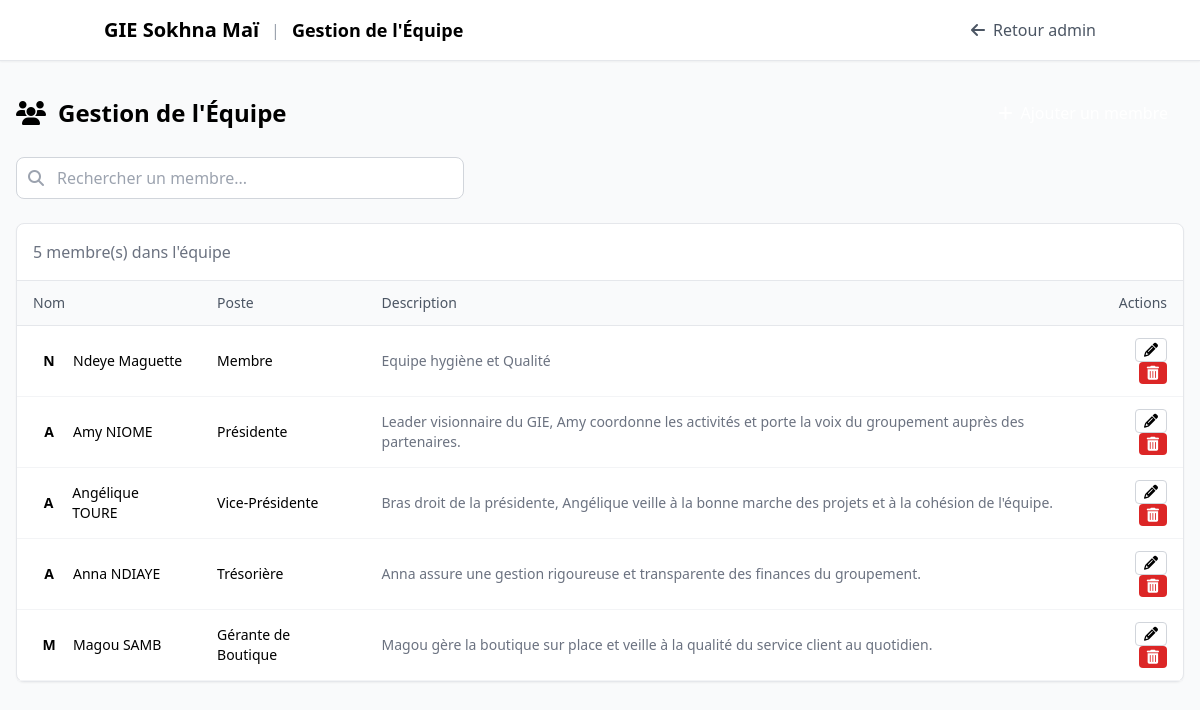
/equipe_actions.php, run on the app's committed database.
### tables this page shows
CREATE TABLE `team_members` (
  `id` int(11) NOT NULL,
  `name` varchar(150) NOT NULL,
  `role_fr` varchar(100) NOT NULL,
  `role_en` varchar(100) DEFAULT NULL,
  `description_fr` text DEFAULT NULL,
  `description_en` text DEFAULT NULL,
  `photo_url` varchar(255) DEFAULT NULL,
  `email` varchar(255) DEFAULT NULL,
  `phone` varchar(20) DEFAULT NULL,
  `display_order` int(11) DEFAULT 0,
  `is_active` tinyint(1) DEFAULT 1,
  `created_at` datetime DEFAULT current_timestamp(),
  `updated_at` datetime DEFAULT current_timestamp() ON UPDATE current_timestamp(),
  `role` varchar(255) NOT NULL DEFAULT 'Non défini',
  `description` text DEFAULT NULL
);

### equipe_actions.php (the view, shortened to what this page needs)
<?php
$members = [];
$pdo = getDB();
if ($pdo) {
    try {
        $stmt = $pdo->prepare("SELECT * FROM team_members ORDER BY created_at DESC");
        $stmt->execute();
        $members = $stmt->fetchAll();
    } catch (PDOException $e) {
        $_SESSION['error'] = "Erreur lors de la récupération des membres: " . $e->getMessage();
    }
}
$search = isset($_GET['search']) ? trim($_GET['search']) : '';
$filteredMembers = $members;
?>
<!DOCTYPE html>
<html lang="fr">
<head>
    <script src="https://cdn.tailwindcss.com"></script>
    <link rel="stylesheet" href="https://cdnjs.cloudflare.com/ajax/libs/font-awesome/6.4.0/css/all.min.css">
</head>
<body class="bg-gray-50 min-h-screen">
    <header class="bg-white shadow-sm border-b">
        <div class="container mx-auto px-4 py-4">
            <div class="flex items-center justify-between">
                <div class="flex items-center gap-3">
                    <a href="index.php" class="text-xl font-bold text-primary-600">GIE Sokhna Maï</a>
                    <span class="text-gray-400">|</span>
                    <h1 class="text-lg font-semibold">Gestion de l'Équipe</h1>
                </div>
                <a href="index.php?page=admin" class="text-gray-600 hover:text-gray-900">
                    <i class="fas fa-arrow-left mr-2"></i>Retour admin
                </a>
            </div>
        </div>
    </header>
    <main class="container mx-auto px-4 py-8 max-w-7xl">
        <div class="space-y-6">
            <div class="flex items-center justify-between">
                <div class="flex items-center gap-3">
                    <i class="fas fa-users text-primary-600 text-2xl"></i>
                    <h1 class="text-2xl font-heading font-bold">Gestion de l'Équipe</h1>
                </div>
                <button onclick="openModal()" class="inline-flex items-center px-4 py-2 bg-primary-600 text-white rounded-lg hover:bg-primary-700 transition-colors">
                    <i class="fas fa-plus mr-2"></i> Ajouter un membre
                </button>
            </div>
            <div class="flex items-center gap-3 max-w-md">
                <div class="relative flex-1">
                    <i class="fas fa-search absolute left-3 top-1/2 -translate-y-1/2 text-gray-400"></i>
                    <form method="GET" class="w-full">
                        <input type="text" name="search" value="<?php echo htmlspecialchars($search); ?>"
                               placeholder="Rechercher un membre..."
                               class="w-full pl-10 pr-3 py-2 border border-gray-300 rounded-lg focus:outline-none focus:ring-2 focus:ring-primary-500">
                    </form>
                </div>
            </div>
            <div class="bg-white rounded-lg border border-gray-200 shadow-sm">
                <div class="p-4 border-b">
                    <p class="text-gray-500"><?php echo count($filteredMembers); ?> membre(s) dans l'équipe</p>
                </div>
                <div class="overflow-x-auto">
                    <table class="w-full text-sm">
                        <thead>
                            <tr class="border-b border-gray-200 bg-gray-50">
                                <th class="text-left py-3 px-4 text-gray-600 font-medium">Nom</th>
                                <th class="text-left py-3 px-4 text-gray-600 font-medium">Poste</th>
                                <th class="text-left py-3 px-4 text-gray-600 font-medium">Description</th>
                                <th class="text-right py-3 px-4 text-gray-600 font-medium">Actions</th>
                            </tr>
                        </thead>
                        <tbody>
                            <?php foreach ($filteredMembers as $member): ?>
                                <tr class="border-b border-gray-100 hover:bg-gray-50 transition-colors">
                                    <td class="py-3 px-4 font-medium">
                                        <div class="flex items-center gap-2">
                                            <div class="h-8 w-8 rounded-full bg-primary-100 flex items-center justify-center text-primary-600 font-bold text-sm">
                                                <?php echo substr($member['name'], 0, 1); ?>
                                            </div>
                                            <?php echo htmlspecialchars($member['name']); ?>
                                        </div>
                                    </td>
                                    <td class="py-3 px-4"><?php echo htmlspecialchars($member['role'] ?? 'Non défini'); ?></td>
                                    <td class="py-3 px-4 text-gray-500"><?php echo $member['description'] ?? '---'; ?></td>
                                    <td class="py-3 px-4 text-right space-x-2">
                                        <button onclick="editMember(<?php echo $member['id']; ?>, '<?php echo addslashes($member['name']); ?>', '<?php echo addslashes($member['role'] ?? ''); ?>', '<?php echo addslashes($member['description'] ?? ''); ?>')"
                                                class="inline-flex items-center px-2 py-1 border border-gray-300 rounded hover:bg-gray-50 transition-colors">
                                            <i class="fas fa-pencil-alt"></i>
                                        </button>
                                        <form method="POST" style="display: inline;" onsubmit="return confirm('Supprimer <?php echo addslashes($member['name']); ?> de l\\'équipe ?')">
                                            <button type="submit" class="inline-flex items-center px-2 py-1 bg-red-600 text-white rounded hover:bg-red-700 transition-colors">
                                                <i class="fas fa-trash-alt"></i>
                                            </button>
                                        </form>
                                    </td>
                                </tr>
                            <?php endforeach; ?>
                        </tbody>
                    </table>
                </div>
            </div>
        </div>
    </main>
</body>
</html>

### data on the page
team_members: name "N", name "Ndeye Maguette", role "Membre", description "Equipe hygiène et Qualité"
team_members: name "A", name "Amy NIOME", role "Présidente", description "Leader visionnaire du GIE, Amy coordonne les activités et porte la voix du groupement auprès des partenaires."
team_members: name "A", name "Angélique TOURE", role "Vice-Présidente", description "Bras droit de la présidente, Angélique veille à la bonne marche des projets et à la cohésion de l'équipe."
team_members: name "A", name "Anna NDIAYE", role "Trésorière", description "Anna assure une gestion rigoureuse et transparente des finances du groupement."
team_members: name "M", name "Magou SAMB", role "Gérante de Boutique", description "Magou gère la boutique sur place et veille à la qualité du service client au quotidien."

### other printed values
count($filteredMembers) "5"
